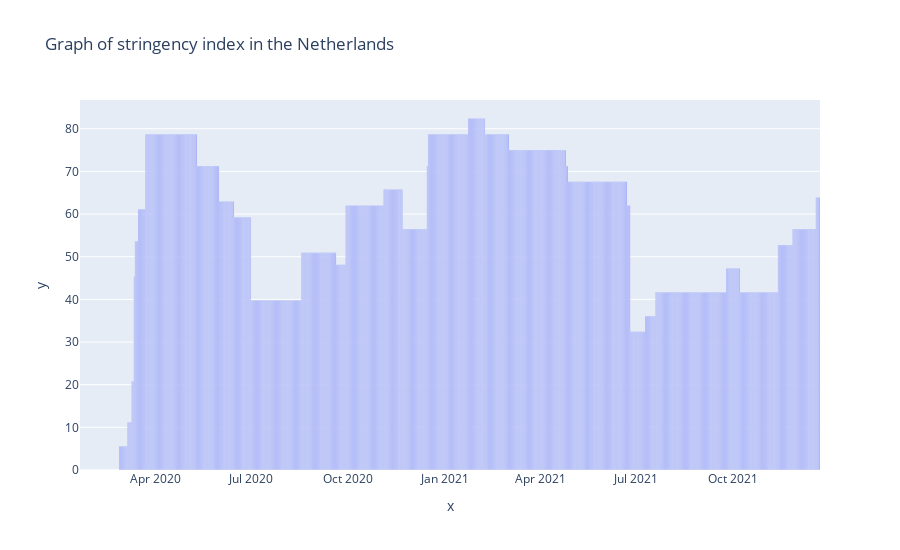

The code cell stored with this chart in its notebook:
### Markdown cell above
When we want to say something about efficiency of measures and lockdowns, we first need to maintain a list of dates in which the covid regulations changed by big amounts.


12-03-2020: thuiswerkadvies, evenementen afgelast

13-03-2020: vliegverbod bepaalde landen

15-03-2020: sluiting horeca en scholen

23-03-2020: begin intelligente lockdown

11-05-2020: versoepelen contactberoepen

27-05-2020: diverse versoepelingen

30-06-2020: diverse versoepelingen

18-08-2020: iets meer maatregelen

27-09-2020: iets meer maatregelen

13-10-2020: lockdown, zware maatregelen

29-04-2020: versoepelingen

### Code cell
#load data from our csv file
#from https://ourworldindata.org/grapher/covid-stringency-index
stri_data = pd.read_csv('nl_cov_data/covid-stringency-index.csv')

#filter out non dutch values
stri_data = stri_data[stri_data.Entity == "Netherlands"]

#get date data
stri_date = stri_data.loc[:,"Day"]


#convert to datetime
stri_date = pd.to_datetime(stri_date)

#get stringency index data
stri_index = stri_data.loc[:,"stringency_index"]

# plot stringency index
stringency = px.bar(x=stri_date, y=stri_index, height=550, 
               title='Graph of stringency index in the Netherlands')
stringency.show()

### Figure 1 — Plotly figure (JSON) as saved in the notebook; plotly's stock layout.template omitted (floating-point values rounded to 4 significant figures; data arrays with more than 128 entries replaced by an {"elided": "..."} marker saying what was removed)
{"data": [{"alignmentgroup": "True", "hovertemplate": "x=%{x}<br>y=%{y}<extra></extra>", "legendgroup": "", "marker": {"color": "#636efa", "pattern": {"shape": ""}}, "name": "", "offsetgroup": "", "orientation": "v", "showlegend": false, "textposition": "auto", "type": "bar", "x": {"elided": "702 str values"}, "xaxis": "x", "y": {"elided": "702 float values"}, "yaxis": "y"}], "layout": {"barmode": "relative", "height": 550, "legend": {"tracegroupgap": 0}, "title": {"text": "Graph of stringency index in the Netherlands"}, "xaxis": {"anchor": "y", "domain": [0, 1], "title": {"text": "x"}}, "yaxis": {"anchor": "x", "domain": [0, 1], "title": {"text": "y"}}}}
